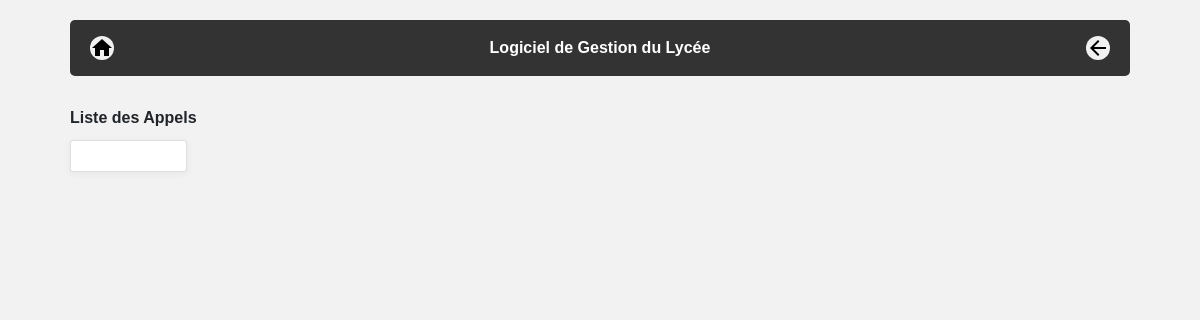
The app's page /lycee/rolls/list/, older data.
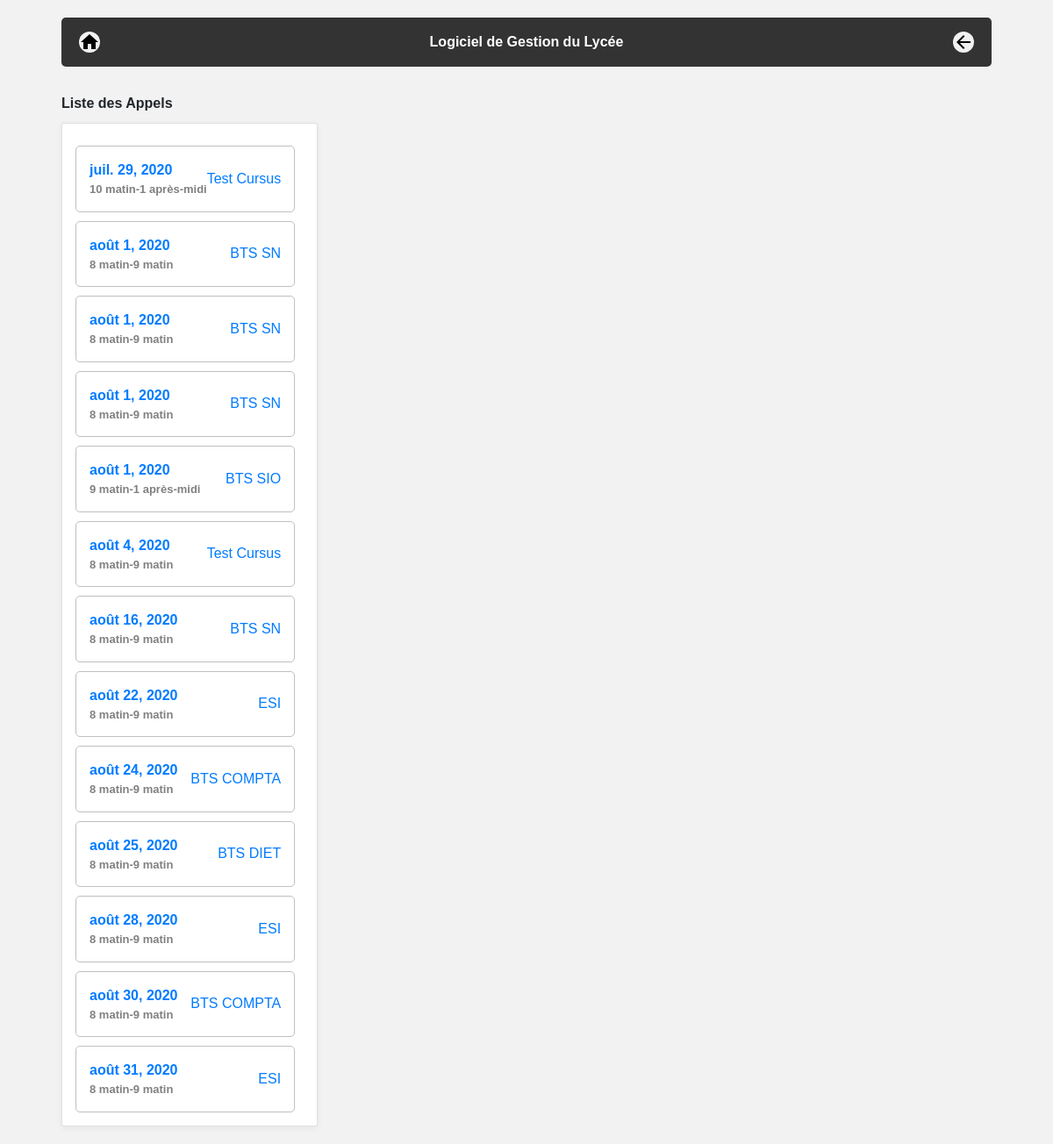
The same page, newer data.
### lycee/models.py (models this page shows, shortened)
class Roll(models.Model):
    date = models.DateField(
        blank=False,
        null=False,
        default=datetime.date.today
    )
    cursus = models.ForeignKey(
        Cursus,
        on_delete=models.CASCADE,  # necessaire selon la version de Django
        null=False
    )
    debut = models.TimeField(
        max_length=100,
        blank=False,
        null=False,
        default='08:00'
    )
    fin = models.TimeField(
        max_length=100,
        blank=False,
        null=False,
        default='09:00'
    )

class Cursus(models.Model):
    name = models.CharField(
        max_length=50,
        blank=False,
        null=True,
        default='Nom'
    )
    year_from_bac = models.SmallIntegerField(
        help_text="year since le bac",
        verbose_name="year",
        blank=False,
        null=True,
        default=1
    )
    scholar_year = models.CharField(
        max_length=9,
        blank=False,
        null=True,
        default='2019-2020'
    )

### lycee/views.py (the view)
# urls.py: url(r'^rolls/details/(?P<roll_id>[0-9]+)$', views.roll_detail, name='roll_detail'),
def rolls(request):
    result_list = Roll.objects.order_by('date')
    context = {
        'liste': result_list,
    }
    return render(request, 'lycee/calls/call_list.html', context)

### lycee/templates/lycee/calls/call_list.html (shortened to what this page needs)
{% extends "master.html" %}
{% if liste %}
    {% block content %}
        <div class="margin">
            <b>Liste des Appels</b>
            <div class="contain3 card">
            {% for roll in liste %}
                 <a href="/lycee/rolls/details/{{roll.id}}">
                     <div class="description contain">
                         <b>{{roll.date}}&nbsp;<div class="helptext">{{roll.debut}}-{{roll.fin}}</div></b>
                         {{roll.cursus.name}}
                    </div>
                 </a>
            {% endfor %}
            </div>
        </div>
    {% endblock %}
{% else %}
    <p>No call to show.</p>
{% endif %}

### lycee/templates/master.html (shortened to what this page needs)
<!DOCTYPE html>
{% load static %}
<html>
  <head>
    <link rel="stylesheet" href="https://stackpath.bootstrapcdn.com/bootstrap/4.3.1/css/bootstrap.min.css">
    <link rel="stylesheet" type="text/css" href="{% static 'style.css' %}" />
  </head>
  <body>
    <div class="nb">
        <button class="buttonHome" onclick="gohome()">
            <span class="material-icons">
            </span>
        </button>
        <div class="dp">
            <a class="dpbtn">
                <b>Logiciel de Gestion du Lycée</b>
            </a>
        </div>
        <button class="buttonBack" onclick="goBack()">
            <span class="material-icons">
            </span>
        </button>
    </div>
    <div class="container">
      <article class="row">{% block content %}{% endblock %}</article>
    </div>
  </body>
</html>

### lycee/static/style.css (style rules this page uses)
body { background-color: #f2f2f2; max-width: 1100px; margin: auto; }
.container { margin: 10px; }
.margin { margin: 10px; }
.contain { padding: 15px; border: #bfbfbf 1px solid; border-radius: 5px; margin: 10px 10px 0px 0px; background: white; }
.contain3 { padding: 15px; margin: 10px 10px 0px 0px; background: white; border-radius: 3px; }
.description { display: flex; align-items: center; justify-content: space-between; }
.helptext { font-size: 13px; color: gray; }
.card { box-shadow: 0 2px 8px rgba(0,0,0,.05); transition: 0.2s; background-color: white!important; }
.buttonBack { width: 24px; height: 24px; display: flex; flex-direction: row; justify-content: center; align-items: center; border-radius: 200px; background: #f1f1f1; border: 1px solid transparent; margin: 0px 20px 0px 40px; }
.buttonHome { width: 24px; height: 24px; display: flex; flex-direction: row; justify-content: center; align-items: center; border-radius: 200px; background: #f1f1f1; border: 1px solid transparent; margin: 0px 40px 0px 20px; }
.nb { overflow: hidden; background-color: #333; margin: 20px; border-radius: 5px; color: white; display: flex; flex-wrap: wrap; flex-direction: row; justify-content: space-between; align-items: center; }
.nb a { float: left; font-size: 16px; color: white; text-align: center; padding: 9px 11px; text-decoration: none; margin: 7px; border-radius: 5px; transition: 0.2s; }
.dp { float: left; overflow: hidden; }
.dp .dpbtn { margin: 7px 0px; font-size: 16px; border: none; outline: none; color: white; padding: 9px 11px; background-color: inherit; font-family: inherit; }

### lycee/templates/master.html (style rules this page uses)
body { font-family: Arial, Helvetica, sans-serif; }

Row changes from the older to the newer data that the page shows:
added Roll: date "juil. 29, 2020", debut "10 matin", fin "1 après-midi", cursus.name "Test Cursus"
added Roll: date "août 1, 2020", debut "8 matin", fin "9 matin", cursus.name "BTS SN"
added Roll: date "août 1, 2020", debut "8 matin", fin "9 matin", cursus.name "BTS SN"
added Roll: date "août 1, 2020", debut "8 matin", fin "9 matin", cursus.name "BTS SN"
added Roll: date "août 1, 2020", debut "9 matin", fin "1 après-midi", cursus.name "BTS SIO"
added Roll: date "août 4, 2020", debut "8 matin", fin "9 matin", cursus.name "Test Cursus"
added Roll: date "août 16, 2020", debut "8 matin", fin "9 matin", cursus.name "BTS SN"
added Roll: date "août 22, 2020", debut "8 matin", fin "9 matin", cursus.name "ESI"
added Roll: date "août 24, 2020", debut "8 matin", fin "9 matin", cursus.name "BTS COMPTA"
added Roll: date "août 25, 2020", debut "8 matin", fin "9 matin", cursus.name "BTS DIET"
added Roll: date "août 28, 2020", debut "8 matin", fin "9 matin", cursus.name "ESI"
added Roll: date "août 30, 2020", debut "8 matin", fin "9 matin", cursus.name "BTS COMPTA"
added Roll: date "août 31, 2020", debut "8 matin", fin "9 matin", cursus.name "ESI"
